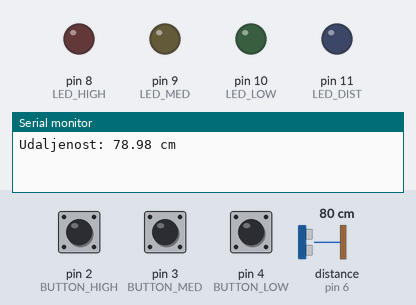
Simulated run of this sketch. Board: Arduino Uno, built with avr-gcc and run on an emulated ATmega328P. Parts: output pins drawn as LEDs (lit = HIGH), the last lines printed to the serial monitor. Wiring (from diagram.json): ultrasonic range finder: trigger pin 5; echo pin 6. The test bench sets the inputs (shaded band); at power-on: pin 4 (BUTTON_LOW) HIGH, pin 2 (BUTTON_HIGH) HIGH, pin 3 (BUTTON_MED) HIGH, distance to the obstacle (sensor on pin 6) 80 cm. The echo pulse lasts 58.3 µs per cm; pins used as bus, display or sensor lines are not drawn.

Above: at 1.2 s.
1.3 s: pin 4 (BUTTON_LOW) pulled LOW for 1 s
At 1.7 s:
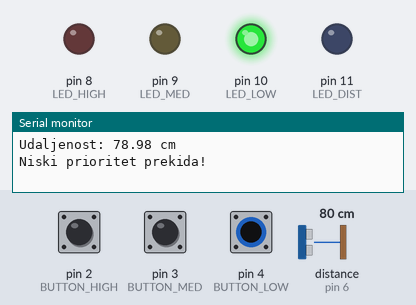
3.8 s: pin 2 (BUTTON_HIGH) pulled LOW for 0.15 s
At 4.2 s:
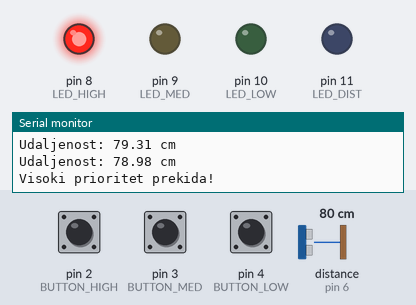
5.8 s: pin 3 (BUTTON_MED) pulled LOW for 0.15 s
At 6.2 s:
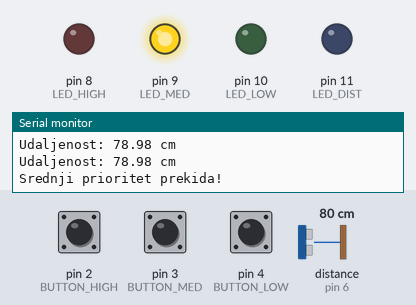
7.8 s: distance to the obstacle (sensor on pin 6) set to 12 cm
9.3 s: distance to the obstacle (sensor on pin 6) set to 9 cm
At 11.2 s:
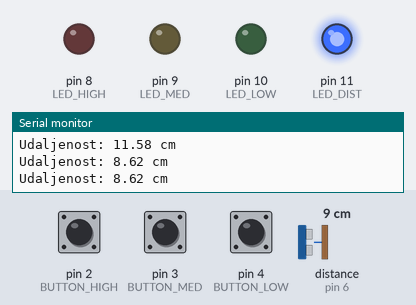
11.5 s: pin 4 (BUTTON_LOW) pulled LOW for 0.15 s
At 11.9 s:
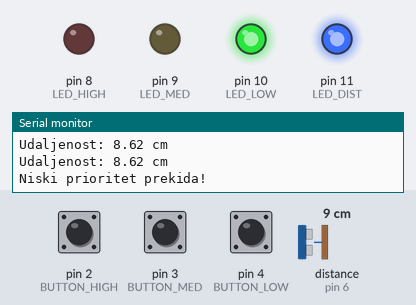
Timing chart, 0 to 14.5 s (numbered marks = the images above; inputs shaded):
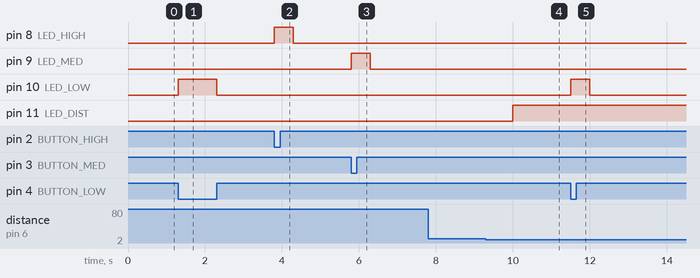

The sketch:

sketch.ino
```cpp
#include <TimerOne.h>

#define BUTTON_HIGH 2    // Tipka - visoki prioritet (INT0)
#define BUTTON_MED 3     // Tipka - srednji prioritet (INT1)
#define BUTTON_LOW 4     // Tipka - niski prioritet
#define LED_HIGH 8       // LED za tipku visokog prioriteta
#define LED_MED 9        // LED za tipku srednjeg prioriteta
#define LED_LOW 10       // LED za tipku niskog prioriteta
#define LED_DIST 11      // LED indikator za udaljenost

#define TRIG_PIN 5       // HC-SR04 Trigger pin
#define ECHO_PIN 6       // HC-SR04 Echo pin

volatile bool buttonHighPressed = false;
volatile bool buttonMedPressed = false;
volatile bool timerEvent = false;

long duration;
float distance;

void buttonHighISR() {
    buttonHighPressed = true;
}

void buttonMedISR() {
    buttonMedPressed = true;
}

void timerISR() {
    timerEvent = true;
}

void setup() {
    Serial.begin(9600);

    pinMode(BUTTON_HIGH, INPUT_PULLUP);
    pinMode(BUTTON_MED, INPUT_PULLUP);
    pinMode(BUTTON_LOW, INPUT_PULLUP);

    pinMode(LED_HIGH, OUTPUT);
    pinMode(LED_MED, OUTPUT);
    pinMode(LED_LOW, OUTPUT);
    pinMode(LED_DIST, OUTPUT);

    pinMode(TRIG_PIN, OUTPUT);
    pinMode(ECHO_PIN, INPUT);

    attachInterrupt(digitalPinToInterrupt(BUTTON_HIGH), buttonHighISR, FALLING);
    attachInterrupt(digitalPinToInterrupt(BUTTON_MED), buttonMedISR, FALLING);

    Timer1.initialize(1000000); // 1 sekunda
    Timer1.attachInterrupt(timerISR);
}

void loop() {
    // Visoki prioritet (prekid)
    if (buttonHighPressed) {
        buttonHighPressed = false;
        digitalWrite(LED_HIGH, HIGH);
        Serial.println("Visoki prioritet prekida!");
        delay(500);
        digitalWrite(LED_HIGH, LOW);
    }

    // Srednji prioritet (prekid)
    if (buttonMedPressed) {
        buttonMedPressed = false;
        digitalWrite(LED_MED, HIGH);
        Serial.println("Srednji prioritet prekida!");
        delay(500);
        digitalWrite(LED_MED, LOW);
    }

    // Niski prioritet (polling)
    if (digitalRead(BUTTON_LOW) == LOW) {  // Ručno provjeravamo stanje tipke
        digitalWrite(LED_LOW, HIGH);
        Serial.println("Niski prioritet prekida!");
        delay(500);
        digitalWrite(LED_LOW, LOW);
    }

    // Timer prekid svakih 1 sekundu
    if (timerEvent) {
        timerEvent = false;
        measureDistance();
        Serial.print("Udaljenost: ");
        Serial.print(distance);
        Serial.println(" cm");
        if (distance < 10) {
            digitalWrite(LED_DIST, HIGH);
        } else {
            digitalWrite(LED_DIST, LOW);
        }
    }
}

void measureDistance() {
    digitalWrite(TRIG_PIN, LOW);
    delayMicroseconds(2);
    digitalWrite(TRIG_PIN, HIGH);
    delayMicroseconds(10);
    digitalWrite(TRIG_PIN, LOW);

    duration = pulseIn(ECHO_PIN, HIGH);
    distance = duration * 0.034 / 2;
}
```

Measured:
- the behaviour switches between 11 and 10 cm on distance to the obstacle (sensor on pin 6) (found by bisection; images 3 and 4)
- after the input at 1.3 s, pin 10 (LED_LOW): LOW → HIGH at once, → LOW 1.0 s later
- after the input at 3.8 s, pin 8 (LED_HIGH): LOW → HIGH at once, → LOW 0.50 s later
- after the input at 5.8 s, pin 9 (LED_MED): LOW → HIGH at once, → LOW 0.50 s later
- after the input at 9.3 s, pin 11 (LED_DIST): LOW → HIGH after 0.70 s
- after the input at 11.5 s, pin 10 (LED_LOW): LOW → HIGH at once, → LOW 0.50 s later
